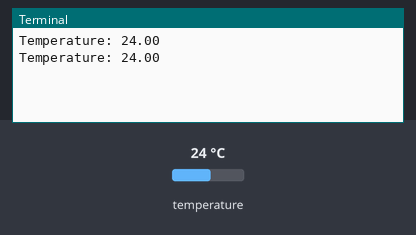
The program below on a simulated Raspberry Pi (BCM pin numbers). Parts: the last lines printed to the terminal. The test bench sets the inputs (shaded band); at power-on: temperature 24 °C.

Above: at 1.2 s.
1.3 s: temperature set to 7 °C
At 2.4 s:
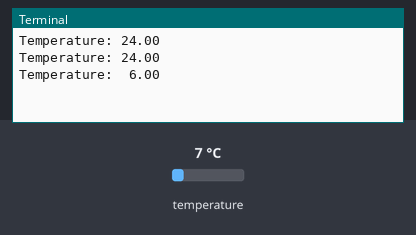
3.5 s: temperature set to 12 °C
At 4.8 s:
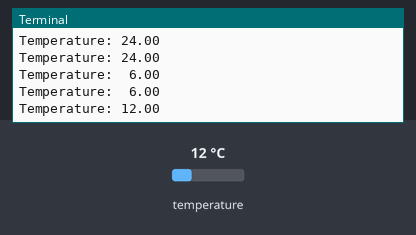

Measured:
- after the input at 1.3 s, the terminal: prints a new line after 0.70 s (image 1)
- after the input at 3.5 s, the terminal: prints a new line after 0.51 s (image 2)

The program:

adt7410.py
```python
#!/usr/bin/python
# -*- coding: utf-8 -*-

import wiringpi as wp
import time

I2C_ADDR_THERMO = 0x48

# 2の補数表現変換
# http://stackoverflow.com/questions/1604464/twos-complement-in-python
def twos_comp(val, bits):
    """compute the 2's compliment of int value val"""
    if (val & (1 << (bits - 1))) != 0: # if sign bit is set e.g., 8bit: 128-255
        val = val - (1 << bits)        # compute negative value
    return val                         # return positive value as is

class ADT7410:
    """
    ADT7410 thermometer control class
    """
    def __init__(self, i2c_addr = I2C_ADDR_THERMO):
        self.i2c = wp.I2C()
        self.fd = self.i2c.setup(i2c_addr)
        # 分解能を16ビットに設定
        self._write(0x003, 0x80)

    def _write(self, offset, data):
        self.i2c.writeReg8(self.fd, offset, data)

    def _read(self, offset):
        datum = self.i2c.readReg8(self.fd, offset)
        return datum

    def read_temp(self):
        msb = self._read(0x00)
        lsb = self._read(0x01)
        temp = (msb << 8 | lsb)  # MSB, LSB
        temp = twos_comp(temp, 16)
        return temp

if __name__ == '__main__':
    thermo = ADT7410(I2C_ADDR_THERMO)
    while True:
        temp = thermo.read_temp()
        print("Temperature:%6.2f" % (temp / 128.0))
        time.sleep(1)
```
